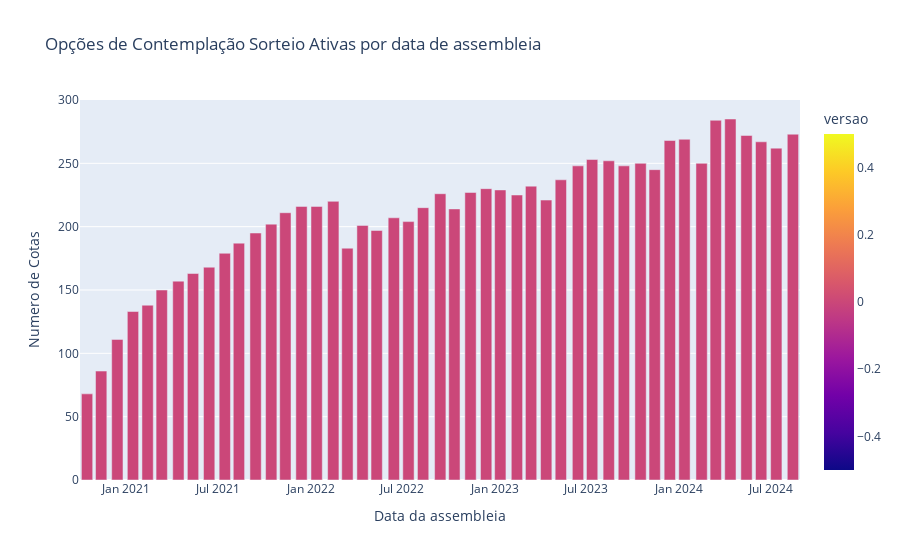

Write notebook code for a chart like this one.
### Markdown cell above
## Versão de Cotas

Como visto nos gráficos anteriores, é possível que uma cota tenha mais de uma versão para que as opções 
de conteplação somem mais do que as 650 cotas originais.

### Code cell
modalidades = df["modalidade"].unique()

for modalidade in modalidades:
    df_chart = (
        df.where(df["modalidade"] == modalidade)
        .groupby(["data_assembleia", "versao"])
        .count()
        .reset_index()
        .sort_values("versao")
    )
    fig = px.bar(
        df_chart,
        x="data_assembleia",
        y="str_cota",
        color="versao",
        labels={"data_assembleia": "Data da assembleia", "str_cota": "Numero de Cotas"},
        title=f"Opções de Contemplação {modalidade} por data de assembleia",
    )
    fig.show()

### Figure 1 — Plotly figure (JSON) as saved in the notebook; plotly's stock layout.template omitted (floating-point values rounded to 4 significant figures)
{"data": [{"alignmentgroup": "True", "hovertemplate": "Data da assembleia=%{x}<br>Numero de Cotas=%{y}<br>versao=%{marker.color}<extra></extra>", "legendgroup": "", "marker": {"color": [0, 0, 0, 0, 0, 0, 0, 0, 0, 0, 0, 0, 0, 0, 0, 0, 0, 0, 0, 0, 0, 0, 0, 0, 0, 0, 0, 0, 0, 0, 0, 0, 0, 0, 0, 0, 0, 0, 0, 0, 0, 0, 0, 0, 0, 0, 0], "coloraxis": "coloraxis", "pattern": {"shape": ""}}, "name": "", "offsetgroup": "", "orientation": "v", "showlegend": false, "textposition": "auto", "type": "bar", "x": ["2020-10-15T00:00:00", "2020-11-12T00:00:00", "2020-12-14T00:00:00", "2021-01-14T00:00:00", "2021-02-12T00:00:00", "2021-03-12T00:00:00", "2021-04-14T00:00:00", "2021-05-13T00:00:00", "2021-06-14T00:00:00", "2021-07-15T00:00:00", "2021-08-12T00:00:00", "2021-09-14T00:00:00", "2021-10-15T00:00:00", "2021-11-12T00:00:00", "2021-12-14T00:00:00", "2022-01-13T00:00:00", "2022-02-15T00:00:00", "2022-03-15T00:00:00", "2022-04-14T00:00:00", "2022-05-12T00:00:00", "2022-06-15T00:00:00", "2022-07-14T00:00:00", "2022-08-12T00:00:00", "2022-09-15T00:00:00", "2022-10-13T00:00:00", "2022-11-14T00:00:00", "2022-12-15T00:00:00", "2023-01-12T00:00:00", "2023-02-14T00:00:00", "2023-03-14T00:00:00", "2023-04-13T00:00:00", "2023-05-12T00:00:00", "2023-06-15T00:00:00", "2023-07-13T00:00:00", "2023-08-15T00:00:00", "2023-09-14T00:00:00", "2023-10-17T00:00:00", "2023-11-14T00:00:00", "2023-12-14T00:00:00", "2024-01-12T00:00:00", "2024-02-15T00:00:00", "2024-03-14T00:00:00", "2024-04-12T00:00:00", "2024-05-14T00:00:00", "2024-06-12T00:00:00", "2024-07-12T00:00:00", "2024-08-14T00:00:00"], "xaxis": "x", "y": [68, 86, 111, 133, 138, 150, 157, 163, 168, 179, 187, 195, 202, 211, 216, 216, 220, 183, 201, 197, 207, 204, 215, 226, 214, 227, 230, 229, 225, 232, 221, 237, 248, 253, 252, 248, 250, 245, 268, 269, 250, 284, 285, 272, 267, 262, 273], "yaxis": "y"}], "layout": {"barmode": "relative", "coloraxis": {"colorbar": {"title": {"text": "versao"}}, "colorscale": [[0, "#0d0887"], [0.1111, "#46039f"], [0.2222, "#7201a8"], [0.3333, "#9c179e"], [0.4444, "#bd3786"], [0.5556, "#d8576b"], [0.6667, "#ed7953"], [0.7778, "#fb9f3a"], [0.8889, "#fdca26"], [1, "#f0f921"]]}, "legend": {"tracegroupgap": 0}, "title": {"text": "Opções de Contemplação Sorteio Ativas por data de assembleia"}, "xaxis": {"anchor": "y", "domain": [0, 1], "title": {"text": "Data da assembleia"}}, "yaxis": {"anchor": "x", "domain": [0, 1], "title": {"text": "Numero de Cotas"}}}}
